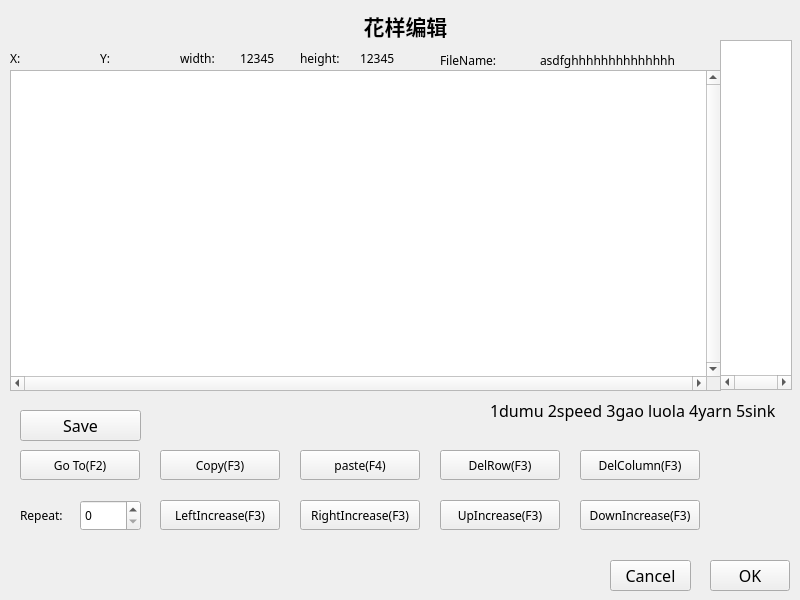
<?xml version="1.0" encoding="UTF-8"?>
<ui version="4.0">
 <class>patternEdit</class>
 <widget class="QWidget" name="patternEdit">
  <property name="geometry">
   <rect>
    <x>0</x>
    <y>0</y>
    <width>800</width>
    <height>600</height>
   </rect>
  </property>
  <property name="font">
   <font>
    <family>文泉驿正黑</family>
    <weight>50</weight>
    <italic>false</italic>
    <bold>false</bold>
   </font>
  </property>
  <property name="windowTitle">
   <string>Form</string>
  </property>
  <widget class="QPushButton" name="button_back">
   <property name="geometry">
    <rect>
     <x>710</x>
     <y>560</y>
     <width>80</width>
     <height>31</height>
    </rect>
   </property>
   <property name="font">
    <font>
     <family>文泉驿正黑</family>
     <pointsize>12</pointsize>
     <weight>50</weight>
     <italic>false</italic>
     <bold>false</bold>
    </font>
   </property>
   <property name="text">
    <string>OK</string>
   </property>
  </widget>
  <widget class="QLabel" name="label">
   <property name="geometry">
    <rect>
     <x>340</x>
     <y>10</y>
     <width>131</width>
     <height>31</height>
    </rect>
   </property>
   <property name="font">
    <font>
     <family>Sans Serif</family>
     <pointsize>16</pointsize>
     <weight>75</weight>
     <bold>true</bold>
    </font>
   </property>
   <property name="text">
    <string>花样编辑</string>
   </property>
   <property name="alignment">
    <set>Qt::AlignCenter</set>
   </property>
  </widget>
  <widget class="QTableView" name="table_patt">
   <property name="geometry">
    <rect>
     <x>10</x>
     <y>70</y>
     <width>711</width>
     <height>321</height>
    </rect>
   </property>
   <property name="frameShape">
    <enum>QFrame::StyledPanel</enum>
   </property>
   <property name="verticalScrollBarPolicy">
    <enum>Qt::ScrollBarAlwaysOn</enum>
   </property>
   <property name="horizontalScrollBarPolicy">
    <enum>Qt::ScrollBarAlwaysOn</enum>
   </property>
   <property name="selectionMode">
    <enum>QAbstractItemView::SingleSelection</enum>
   </property>
   <property name="showGrid">
    <bool>true</bool>
   </property>
   <property name="wordWrap">
    <bool>true</bool>
   </property>
   <property name="cornerButtonEnabled">
    <bool>true</bool>
   </property>
   <attribute name="horizontalHeaderVisible">
    <bool>false</bool>
   </attribute>
   <attribute name="horizontalHeaderDefaultSectionSize">
    <number>14</number>
   </attribute>
   <attribute name="horizontalHeaderHighlightSections">
    <bool>false</bool>
   </attribute>
   <attribute name="horizontalHeaderMinimumSectionSize">
    <number>14</number>
   </attribute>
   <attribute name="verticalHeaderVisible">
    <bool>false</bool>
   </attribute>
   <attribute name="verticalHeaderDefaultSectionSize">
    <number>14</number>
   </attribute>
   <attribute name="verticalHeaderHighlightSections">
    <bool>false</bool>
   </attribute>
   <attribute name="verticalHeaderMinimumSectionSize">
    <number>14</number>
   </attribute>
  </widget>
  <widget class="QPushButton" name="button_goto">
   <property name="geometry">
    <rect>
     <x>20</x>
     <y>450</y>
     <width>120</width>
     <height>30</height>
    </rect>
   </property>
   <property name="text">
    <string>Go To(F2)</string>
   </property>
  </widget>
  <widget class="QPushButton" name="button_copy">
   <property name="geometry">
    <rect>
     <x>160</x>
     <y>450</y>
     <width>120</width>
     <height>30</height>
    </rect>
   </property>
   <property name="text">
    <string>Copy(F3)</string>
   </property>
  </widget>
  <widget class="QPushButton" name="button_paste">
   <property name="geometry">
    <rect>
     <x>300</x>
     <y>450</y>
     <width>120</width>
     <height>30</height>
    </rect>
   </property>
   <property name="text">
    <string>paste(F4)</string>
   </property>
  </widget>
  <widget class="QLabel" name="label_2">
   <property name="geometry">
    <rect>
     <x>20</x>
     <y>500</y>
     <width>51</width>
     <height>30</height>
    </rect>
   </property>
   <property name="text">
    <string>Repeat:</string>
   </property>
  </widget>
  <widget class="QPushButton" name="button_leftinc">
   <property name="geometry">
    <rect>
     <x>160</x>
     <y>500</y>
     <width>120</width>
     <height>30</height>
    </rect>
   </property>
   <property name="text">
    <string>LeftIncrease(F3)</string>
   </property>
  </widget>
  <widget class="QPushButton" name="button_rightinc">
   <property name="geometry">
    <rect>
     <x>300</x>
     <y>500</y>
     <width>120</width>
     <height>30</height>
    </rect>
   </property>
   <property name="text">
    <string>RightIncrease(F3)</string>
   </property>
  </widget>
  <widget class="QPushButton" name="button_upinc">
   <property name="geometry">
    <rect>
     <x>440</x>
     <y>500</y>
     <width>120</width>
     <height>30</height>
    </rect>
   </property>
   <property name="text">
    <string>UpIncrease(F3)</string>
   </property>
  </widget>
  <widget class="QPushButton" name="button_downinc">
   <property name="geometry">
    <rect>
     <x>580</x>
     <y>500</y>
     <width>120</width>
     <height>30</height>
    </rect>
   </property>
   <property name="text">
    <string>DownIncrease(F3)</string>
   </property>
  </widget>
  <widget class="QPushButton" name="button_delrrow">
   <property name="geometry">
    <rect>
     <x>440</x>
     <y>450</y>
     <width>120</width>
     <height>30</height>
    </rect>
   </property>
   <property name="text">
    <string>DelRow(F3)</string>
   </property>
  </widget>
  <widget class="QPushButton" name="button_delcolumn">
   <property name="geometry">
    <rect>
     <x>580</x>
     <y>450</y>
     <width>120</width>
     <height>30</height>
    </rect>
   </property>
   <property name="text">
    <string>DelColumn(F3)</string>
   </property>
  </widget>
  <widget class="QTableView" name="table_ctrl">
   <property name="geometry">
    <rect>
     <x>720</x>
     <y>40</y>
     <width>72</width>
     <height>350</height>
    </rect>
   </property>
   <property name="verticalScrollBarPolicy">
    <enum>Qt::ScrollBarAlwaysOff</enum>
   </property>
   <property name="horizontalScrollBarPolicy">
    <enum>Qt::ScrollBarAlwaysOn</enum>
   </property>
   <property name="editTriggers">
    <set>QAbstractItemView::NoEditTriggers</set>
   </property>
   <property name="selectionMode">
    <enum>QAbstractItemView::NoSelection</enum>
   </property>
   <attribute name="horizontalHeaderVisible">
    <bool>true</bool>
   </attribute>
   <attribute name="horizontalHeaderCascadingSectionResizes">
    <bool>false</bool>
   </attribute>
   <attribute name="horizontalHeaderDefaultSectionSize">
    <number>14</number>
   </attribute>
   <attribute name="horizontalHeaderHighlightSections">
    <bool>false</bool>
   </attribute>
   <attribute name="horizontalHeaderMinimumSectionSize">
    <number>14</number>
   </attribute>
   <attribute name="verticalHeaderVisible">
    <bool>false</bool>
   </attribute>
   <attribute name="verticalHeaderDefaultSectionSize">
    <number>14</number>
   </attribute>
   <attribute name="verticalHeaderHighlightSections">
    <bool>false</bool>
   </attribute>
   <attribute name="verticalHeaderMinimumSectionSize">
    <number>14</number>
   </attribute>
  </widget>
  <widget class="QLabel" name="label_1">
   <property name="geometry">
    <rect>
     <x>10</x>
     <y>50</y>
     <width>16</width>
     <height>16</height>
    </rect>
   </property>
   <property name="text">
    <string>X:</string>
   </property>
  </widget>
  <widget class="QLabel" name="label_x">
   <property name="geometry">
    <rect>
     <x>40</x>
     <y>50</y>
     <width>51</width>
     <height>16</height>
    </rect>
   </property>
   <property name="text">
    <string/>
   </property>
  </widget>
  <widget class="QLabel" name="label_5">
   <property name="geometry">
    <rect>
     <x>100</x>
     <y>50</y>
     <width>16</width>
     <height>16</height>
    </rect>
   </property>
   <property name="text">
    <string>Y:</string>
   </property>
  </widget>
  <widget class="QLabel" name="label_y">
   <property name="geometry">
    <rect>
     <x>120</x>
     <y>50</y>
     <width>51</width>
     <height>16</height>
    </rect>
   </property>
   <property name="text">
    <string/>
   </property>
  </widget>
  <widget class="QLabel" name="label_7">
   <property name="geometry">
    <rect>
     <x>180</x>
     <y>50</y>
     <width>51</width>
     <height>16</height>
    </rect>
   </property>
   <property name="text">
    <string>width:</string>
   </property>
  </widget>
  <widget class="QLabel" name="label_width">
   <property name="geometry">
    <rect>
     <x>240</x>
     <y>50</y>
     <width>51</width>
     <height>16</height>
    </rect>
   </property>
   <property name="text">
    <string>12345</string>
   </property>
  </widget>
  <widget class="QLabel" name="label_9">
   <property name="geometry">
    <rect>
     <x>300</x>
     <y>50</y>
     <width>51</width>
     <height>16</height>
    </rect>
   </property>
   <property name="text">
    <string>height:</string>
   </property>
  </widget>
  <widget class="QLabel" name="label_height">
   <property name="geometry">
    <rect>
     <x>360</x>
     <y>50</y>
     <width>51</width>
     <height>16</height>
    </rect>
   </property>
   <property name="text">
    <string>12345</string>
   </property>
  </widget>
  <widget class="QLabel" name="label_11">
   <property name="geometry">
    <rect>
     <x>440</x>
     <y>50</y>
     <width>81</width>
     <height>20</height>
    </rect>
   </property>
   <property name="text">
    <string>FileName:</string>
   </property>
  </widget>
  <widget class="QLabel" name="label_filename">
   <property name="geometry">
    <rect>
     <x>540</x>
     <y>50</y>
     <width>151</width>
     <height>20</height>
    </rect>
   </property>
   <property name="text">
    <string>asdfghhhhhhhhhhhhhh</string>
   </property>
  </widget>
  <widget class="QPushButton" name="button_apply">
   <property name="geometry">
    <rect>
     <x>610</x>
     <y>560</y>
     <width>81</width>
     <height>31</height>
    </rect>
   </property>
   <property name="font">
    <font>
     <family>文泉驿正黑</family>
     <pointsize>12</pointsize>
     <weight>50</weight>
     <italic>false</italic>
     <bold>false</bold>
    </font>
   </property>
   <property name="text">
    <string>Cancel</string>
   </property>
  </widget>
  <widget class="QPushButton" name="button_save">
   <property name="geometry">
    <rect>
     <x>20</x>
     <y>410</y>
     <width>121</width>
     <height>31</height>
    </rect>
   </property>
   <property name="font">
    <font>
     <family>文泉驿正黑</family>
     <pointsize>12</pointsize>
     <weight>50</weight>
     <italic>false</italic>
     <bold>false</bold>
    </font>
   </property>
   <property name="text">
    <string>Save</string>
   </property>
  </widget>
  <widget class="QLabel" name="label_3">
   <property name="geometry">
    <rect>
     <x>490</x>
     <y>400</y>
     <width>301</width>
     <height>21</height>
    </rect>
   </property>
   <property name="font">
    <font>
     <pointsize>12</pointsize>
    </font>
   </property>
   <property name="text">
    <string>1dumu 2speed 3gao luola 4yarn 5sink</string>
   </property>
  </widget>
  <widget class="QSpinBox" name="spinBox_repeat">
   <property name="geometry">
    <rect>
     <x>80</x>
     <y>500</y>
     <width>61</width>
     <height>31</height>
    </rect>
   </property>
  </widget>
 </widget>
 <resources/>
 <connections/>
</ui>
